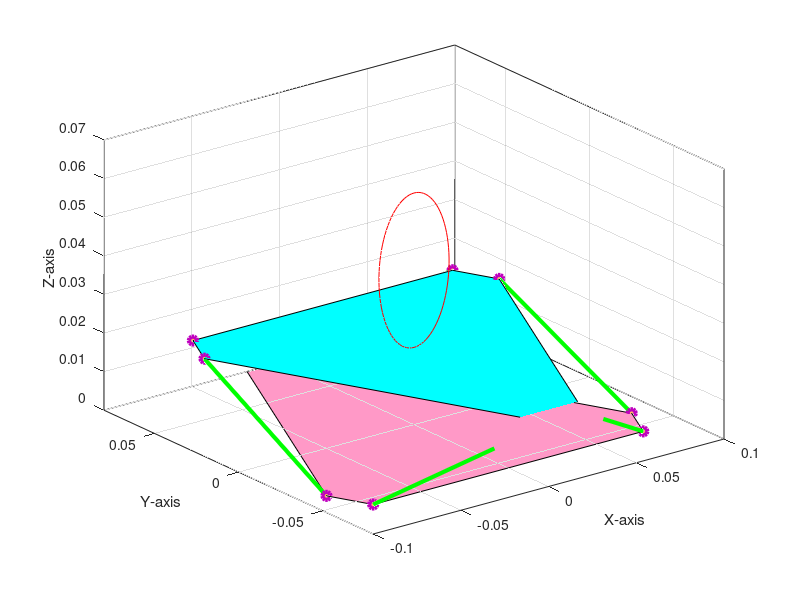

Here is the MATLAB script that generated this plot:
clear all; close all;clc;
d=0.020;c=0.148;d1=0.020;c1=0.154;h=d1;
A=[];
B=[];
C=[];
figure
pause(10);
%this loop makes vertical circle
for j=0:4:360
    
    r=0.02;
    xCircle=r*cos((270+j)*3.14159/180);
    yCircle=0;
    zCircle=r*sin((270+j)*3.14159/180)+0.04;
%top center co-ordinate in the frame of base center
xCTop=xCircle;
yCTop=yCircle;
zCTop=zCircle; %height

%co-ordinates of the base plate in its own frame
xBase=[-c1/2, -c1/2-d/2, -d/2, d/2, c1/2+d/2, c1/2];
yBase=[-sqrt(3)*(c1+2*d)/6, -sqrt(3)*(c1-d)/6, sqrt(3)*(2*c1+d)/6, sqrt(3)*(2*c1+d)/6, -sqrt(3)*(c1-d)/6, -sqrt(3)*(c1+2*d)/6];
zBase=[0,0,0,0,0,0];
plate1=[xBase;yBase;zBase];

%co-ordinates of the top plate in its own frame
xTopFrame=[-d/2, -c/2-d/2, -c/2, +c/2,(c+d)/2, d/2];
yTopFrame=[-sqrt(3)*(2*c+d)/6, sqrt(3)*(c-d)/6, sqrt(3)*(c+2*d)/6, sqrt(3)*(c+2*d)/6, sqrt(3)*(c-d)/6, -sqrt(3)*(2*c+d)/6];
zTopFrame=[0,0,0,0,0,0];

%co-ordinates of the top plate in frame of the bottom plates center
xTop=xTopFrame+xCTop;
yTop=yTopFrame+yCTop;
zTop=zTopFrame+zCTop;

plate2=[xTop;yTop;zTop];

fill3(xBase,yBase,zBase,[1 0.6 0.78]); hold on; 
grid on; axis([-.1 .1 -.08 .08 0 .07]);
fill3(xTop,yTop,zTop,'c'); hold on;

for i=1:6
    plot3([xBase(i),xTop(i)],[yBase(i),yTop(i)],[zBase(i),zTop(i)],...
          'MarkerFaceColor',[1 0.694117665290833 0.39215686917305],...
          'MarkerEdgeColor',[0.749019622802734 0 0.749019622802734],...
          'Marker','o',...
          'LineWidth',3,...
          'Color',[0 1 0]);
          hold on;

xlabel('X-axis');
ylabel('Y-axis');
zlabel('Z-axis');
end
    A=[A;xCTop];
    B=[B;yCTop];
    C=[C;zCTop];
    plot3(A,B,C,'r');
hold off
pause(0.025);
end